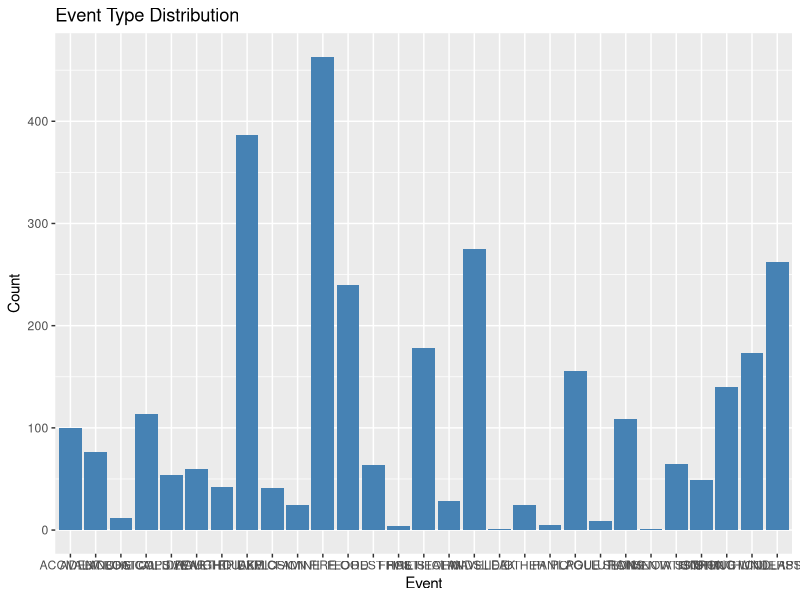
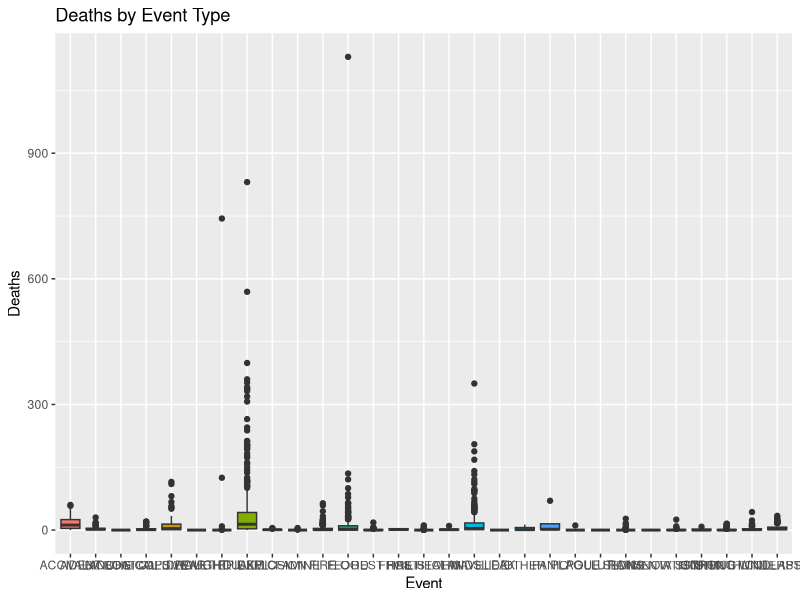
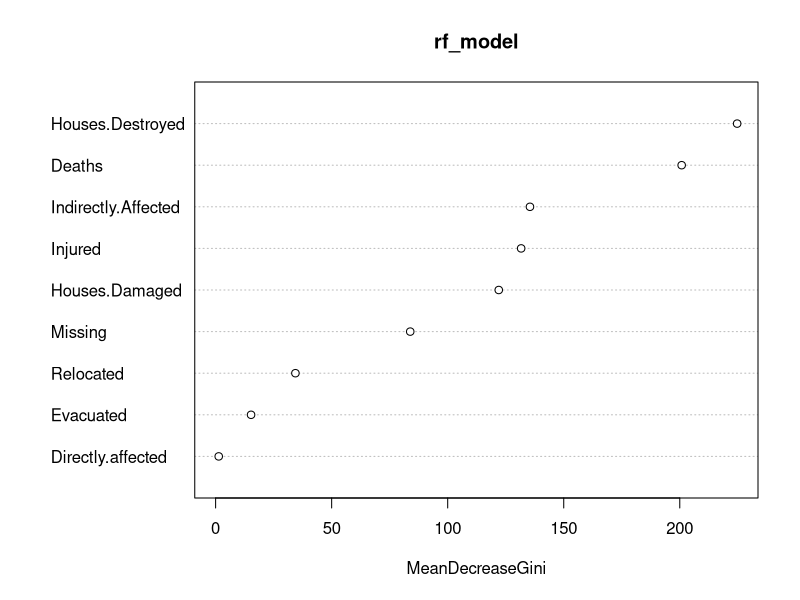
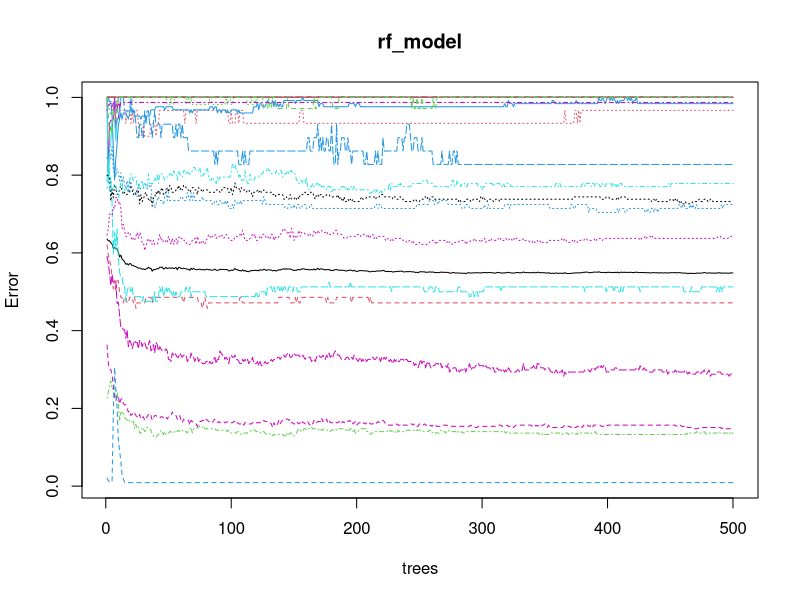

The R source for these figures, in order:
install.packages("tidyverse")
install.packages("caret")
install.packages("datasets")
install.packages("readxl")
install.packages("rpart")
install.packages("rpart.plot")
install.packages("randomForest")
install.packages("xgboost")
install.packages("ggpubr")

  # 加载必要的 R 包
library(tidyverse)
library(readr)

# 读取数据
data <- read.csv("Nepal_data.CSV")

# 查看数据前几行
head(data)

# 查看数据摘要
summary(data)


  # 检查缺失值
  sum(is.na(data)) # 返回数据集中缺失值总数

# 检查每列是否有缺失值
colSums(is.na(data))


  # 将 `Event` 转换为因子
  data$Event <- as.factor(data$Event)

# 查看因子的类别
levels(data$Event)


  # 统计不同事件的数量
  table(data$Event)

# 各数值变量的摘要统计
summary(data[, c("Deaths", "Injured", "Missing", "Houses.Destroyed", "Houses.Damaged")])


  library(ggplot2)

# 绘制事件类型的分布
ggplot(data, aes(x = Event)) +
  geom_bar(fill = "steelblue") +
  labs(title = "Event Type Distribution", x = "Event", y = "Count")

# 绘制不同事件的死亡人数分布箱线图
ggplot(data, aes(x = Event, y = Deaths, fill = Event)) +
  geom_boxplot() +
  labs(title = "Deaths by Event Type", x = "Event", y = "Deaths") +
  theme(legend.position = "none")


  # 加载机器学习相关包
  library(caret)

# 划分训练集和测试集
set.seed(123)
train_indices <- createDataPartition(data$Event, p = 0.7, list = FALSE)
trainset <- data[train_indices, ]
testset <- data[-train_indices, ]


  library(randomForest)

# 构建随机森林模型
set.seed(123)
rf_model <- randomForest(Event ~ Deaths + Injured + Missing + Houses.Destroyed +
                           Houses.Damaged + Directly.affected + Indirectly.Affected +
                           Relocated + Evacuated, data = trainset, ntree = 500)

# 查看模型
print(rf_model)

# 变量重要性
varImpPlot(rf_model)


  # 预测
  predictions <- predict(rf_model, newdata = testset)

# 混淆矩阵
confusionMatrix(predictions, testset$Event)


  # 绘制误差率收敛图
  plot(rf_model)

# 查看重要变量的数值
importance(rf_model)

